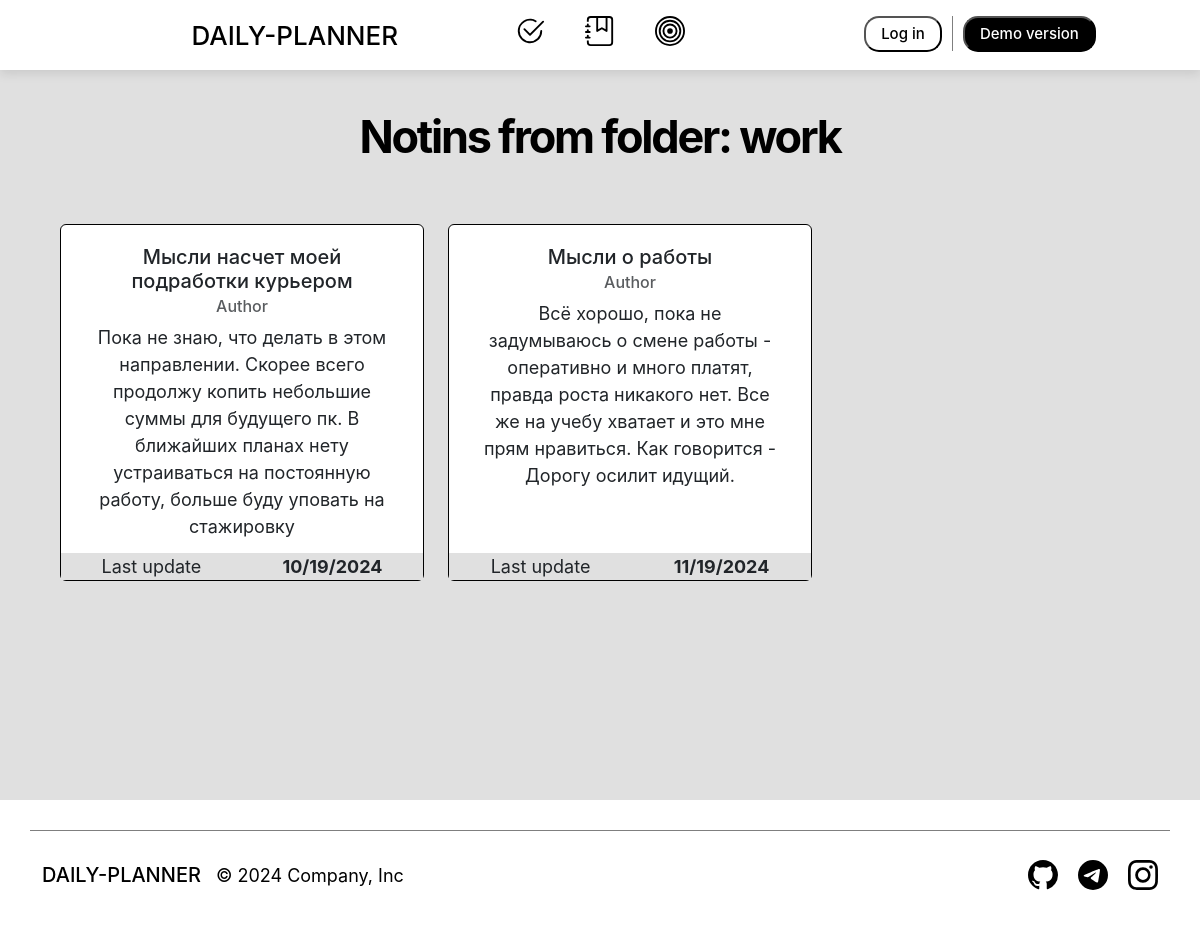
/home/notion_cat/work/, run on the app's committed database.
### notion/models.py (models this page shows, shortened)
class NotionCat(models.Model):
    title = models.CharField(max_length = 255)
    sub_title = models.TextField(blank = True)
    date_create = models.DateTimeField(auto_now_add = True)
    date_update = models.DateTimeField(auto_now = True)
    slug = models.SlugField(max_length = 255, unique = True, db_index = True)
    class Meta:
        verbose_name = "Категории"
        verbose_name_plural = "Категории"

class Notions(models.Model):
    title = models.CharField(max_length = 255)
    content = models.TextField(blank = True)
    fun_image = models.ImageField(upload_to = 'image_for_notion', default = None, blank = True, null = True)
    date_create = models.DateTimeField(auto_now_add = True)
    date_update = models.DateTimeField(auto_now = True)
    slug = models.SlugField(max_length = 255, unique = True, db_index = True)
    cat_notion = models.ForeignKey('NotionCat', on_delete = models.PROTECT, null = True, related_name = 'cat')
    class Meta:
        verbose_name = "Мои заметки"
        verbose_name_plural = "Мои заметки"

### notion/views.py (the view)
def notions_page(request, cat_slug):
    not_cat = get_object_or_404(NotionCat, slug = cat_slug)
    notions = get_list_or_404(Notions, cat_notion = not_cat.pk)
    data = {
        "notions": notions,
        "main_title": not_cat.slug
    }
    return render(request, 'notion/notions.html', data)

### notion/templates/notion/notions.html (shortened to what this page needs)
{% extends 'base.html' %}
{% load static %}
{% block content %}
<link type="text/css" href="{% static 'notion/css/notions.css' %}" rel="stylesheet" />
<div class="container text-center">
  <div class="main-start-text">
      <div>Notins from folder: {{ main_title }}</div>
  </div>
</div>
<div class="notion_cards">
    <div class="row">
{% for noti in notions %}
    <div class="col-lg-4 d-flex align-items-stretch">
  <div class="card text-center" >
      <div class="card_body">
      <h5 class="card-title">{{ noti.title }} </h5>
      <h6 class="card-subtitle mb-2 text-muted">Author</h6>
      <div class="card-text">{{ noti.content }}</div>
        </div>
      <div class="card_text_date_upload d-flex justify-content-around">Last update <b>{{ noti.date_update|date:"SHORT_DATE_FORMAT" }}</b></div>
  </div>
    </div>
{% endfor %}
        </div>
</div>
{% endblock %}

### static/css/base.css (style rules this page uses)
body { background-color: #E0E0E0; position: relative; font-family: Inter, ui-sans-serif, system-ui, -apple-system, BlinkMacSystemFont, "Segoe UI", Roboto, "Helvetica Neue", Arial, "Noto Sans", sans-serif, "Apple Color Emoji", "Segoe UI Emoji", "Segoe UI Symbol", "Noto Color Emoji"; font-size: 18px; color: black; }

### notion/static/notion/css/notions.css (style rules this page uses)
.container .main-start-text { font-weight: 700; font-size: 45px; font-family: Inter, ui-sans-serif, system-ui, -apple-system, BlinkMacSystemFont, "Segoe UI", Roboto, "Helvetica Neue", Arial, "Noto Sans", sans-serif, "Apple Color Emoji", "Segoe UI Emoji", "Segoe UI Symbol", "Noto Color Emoji"; line-height: 1.2; letter-spacing: -.05em; margin-top: 40px; }
.notion_cards { display: flex; justify-content: center; margin-left: 60px; }
.notion_cards .card { padding-top: 30px; border: 1.5px solid black; margin-top: 60px; max-height: 500px; }
.notion_cards .card .card_text_date_upload { background-color: #E0E0E0; position: absolute; width: 100%; bottom: 0; }
.notion_cards .card .card_body { margin-bottom: 40px; margin-top: -10px; height: auto; margin-right: 30px; margin-left: 30px; }

### data on the page
NotionCat: slug "work"
Notions: title "Мысли насчет моей подработки курьером", content "Пока не знаю, что делать в этом направлении. Скорее всего продолжу копить небольшие суммы для будущего пк. В ближайших планах нету устраиваться на постоянную работу, больше буду уповать на стажировку", date_update "10/19/2024"
Notions: title "Мысли о работы", content "Всё хорошо, пока не задумываюсь о смене работы - оперативно и много платят, правда роста никакого нет. Все же на учебу хватает и это мне прям нравиться. Как говорится - Дорогу осилит идущий.", date_update "11/19/2024"
